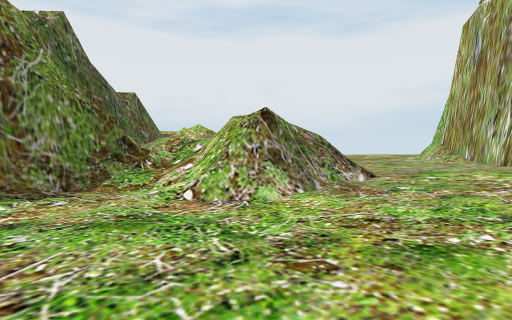
view 1 (above)

12 first-person views from a walk through a 3-D level made in the Unity game engine. The camera is 1.3 m above the floor, tilts 4° down and sees 80° across. The floor is counted in squares, 2 m on a side. Each view is taken from the middle of a square. On the plan, view 1 faces up. The plan holds only what a view shows up to about 10 squares ahead; the rest is blank. The place goes on beyond the plan. Some trees and plants on the terrain are drawn as simple stand-ins. The player character is not drawn. Some surface patterns are stand-ins.

view 2
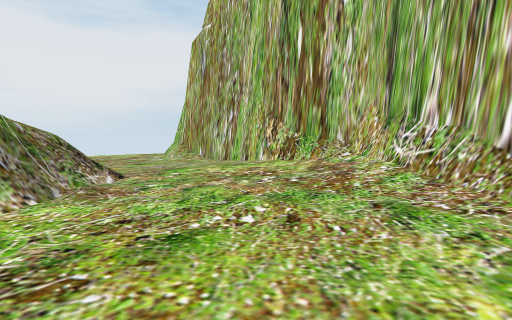

view 3
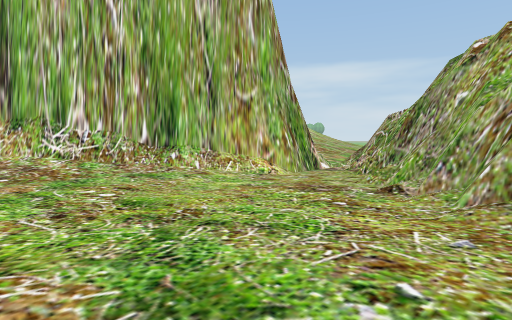

view 4
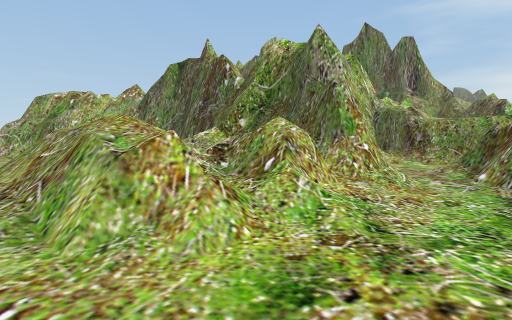

view 5
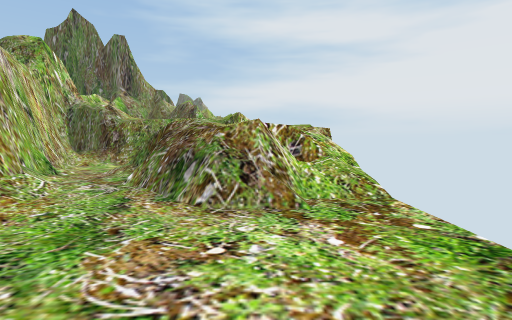

view 6
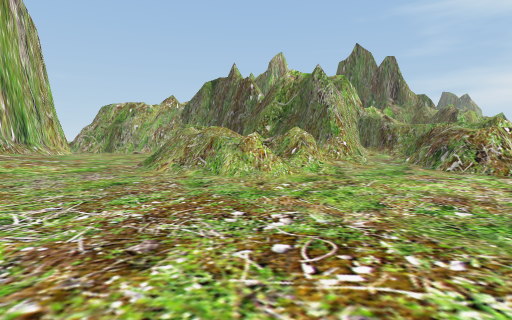

view 7
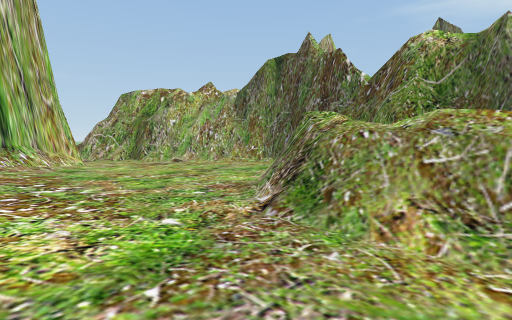

view 8
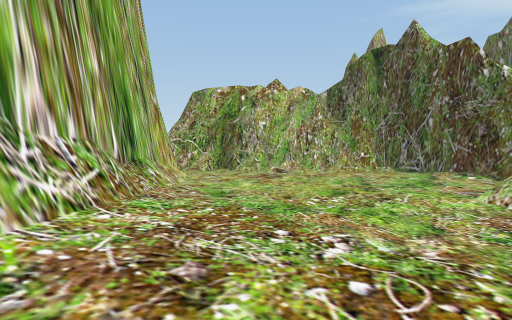

view 9
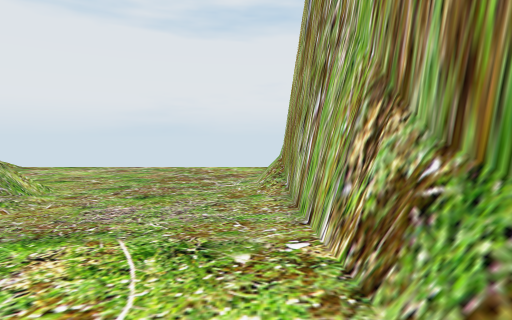

view 10
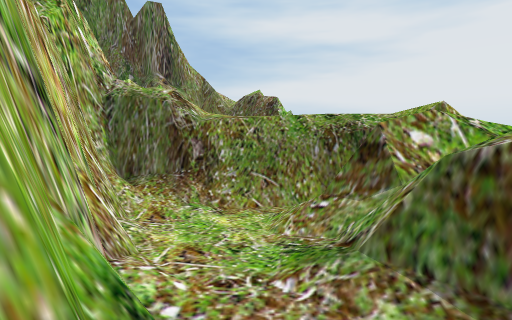

view 11
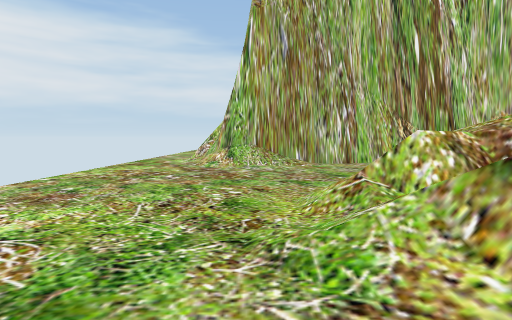

view 12
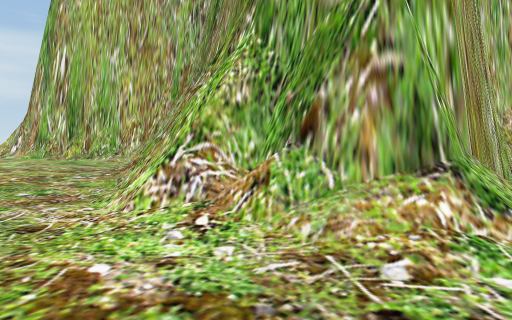

### Floor plan
Key: @ floor where view 1 was taken; # wall or solid block; x gap in a wall; . main floor; : floor 0.25 m higher than the main floor; / step, stairs or slope; = window, fence, low wall or low ledge.
Columns run from 8 left of view 1 to 17 right of it. Each row starts with its distance up from view 1.
 12     x/.............
 11      =/........//.........
 10  #==#=/....../####/......#
  9  #===/../..../#    #/..###
  8 ##/.///=/#.../#    #####
  7 #//###//=//...#
  6 #### #// //...#
  5      ##////..:#
  4      ##/=/..:/#
  3      #......//#
  2      #.....:/##
  1      #.....:##
  0      ##.@..##
 -1       ##../#
 -2        ##.##
 -3         ###
 -4         ##.

Positions as (right, up) in squares from view 1, and headings:
1: (0, 0), facing up
2: (0, 0), facing up-right
3: (-2, 3), facing down-right
4: (2, 10), facing down-left
5: (1, 11), facing left
6: (5, 12), facing down-left
7: (4, 7), facing down-left
8: (5, 4), facing down-left
9: (5, 3), facing up
10: (-3, 8), facing left
11: (-2, 9), facing right
12: (5, 12), facing down-right
